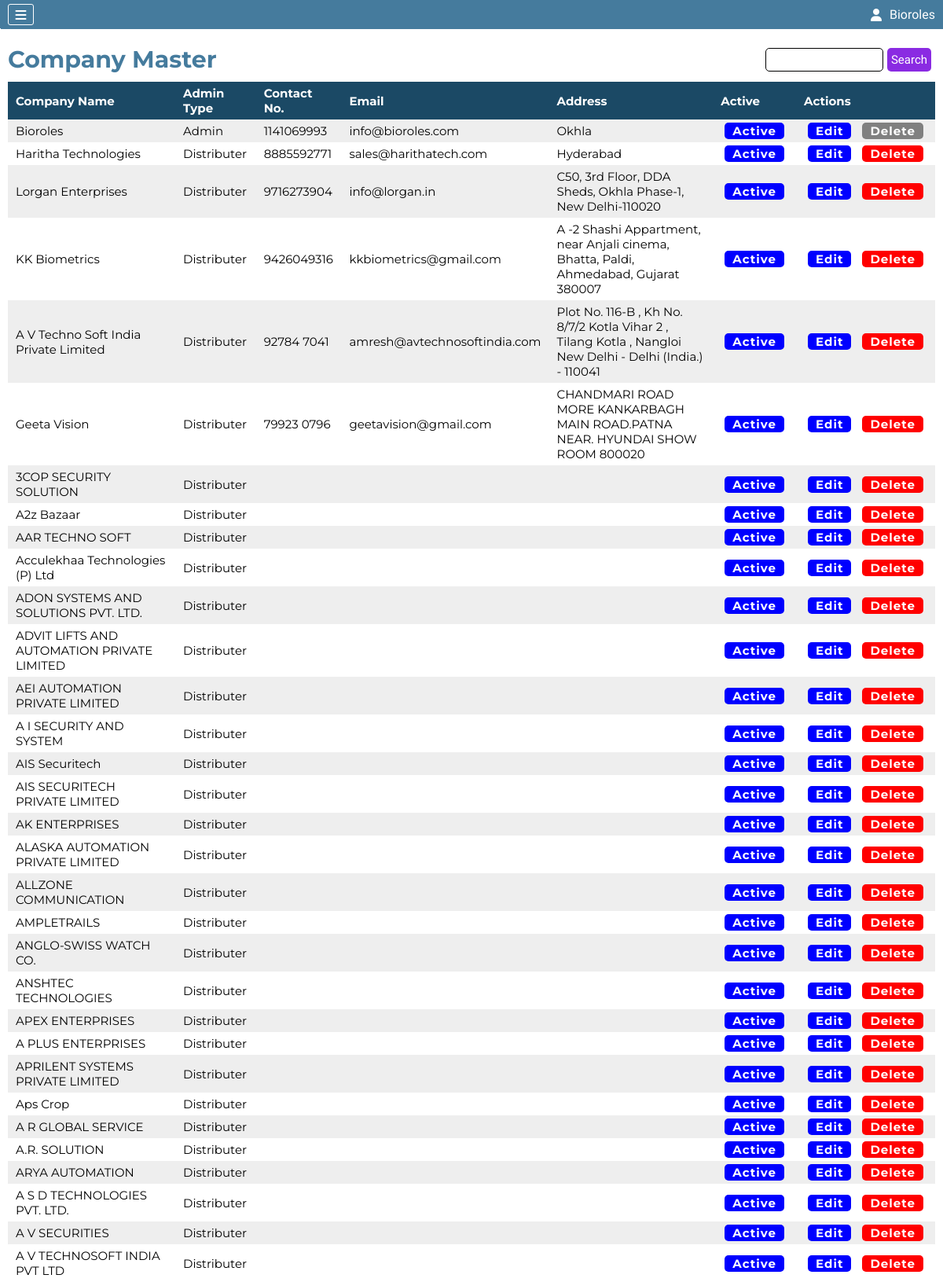
The page /company.php (signed in, upper part) on the database its author committed.
### tables this page shows
CREATE TABLE `company` (
  `Company_Id` int(11) NOT NULL AUTO_INCREMENT,
  `userId` int(11) NOT NULL DEFAULT 0,
  `Admin_Type` int(11) NOT NULL DEFAULT 2,
  `Active_Status` int(11) NOT NULL DEFAULT 1,
  `Approvel` int(11) DEFAULT 0,
  `Company_Code` int(11) NOT NULL,
  `Company_Name` varchar(500) NOT NULL,
  `Company_Phone` varchar(100) NOT NULL DEFAULT '',
  `Company_Email` varchar(50) NOT NULL DEFAULT '',
  `Company_Address` varchar(500) NOT NULL,
  `Company_Username` varchar(500) NOT NULL,
  `Company_Password` varchar(100) NOT NULL,
  `Company_GST` varchar(25) DEFAULT '',
  `Company_PAN` varchar(15) DEFAULT '',
  `Company_TAN` varchar(15) DEFAULT '',
  `Company_Licence` varchar(15) DEFAULT '',
  `Company_Registration` varchar(25) DEFAULT '',
  PRIMARY KEY (`Company_Id`),
  UNIQUE KEY `Company_Username` (`Company_Username`)
);

CREATE TABLE `category` (
  `Category_Id` int(11) NOT NULL AUTO_INCREMENT,
  `Category_Name` varchar(50) NOT NULL,
  PRIMARY KEY (`Category_Id`)
);

### company.php (the view, shortened to what this page needs)
<?php include "conn.php" ?>
<?php include "./components/header.php" ?>
<section class="companyPage">
    <div class="heading">
        <h2>Company Master</h2>
        <div class="search">
            <form action="" method="get">
                <input type="text" value="<?php echo isset($_GET['search'])?$_GET['search']:(isset($_POST['search'])?$_POST['search']:'') ?>" name="search" id="search">
                <input type="submit" value="Search">
            </form>
        </div>
    </div>
    <div class="companyContainer">
        <table>
            <thead>
                <tr>
                    <th>Company Name</th>
                    <th>Admin Type</th>
                    <th>Contact No.</th>
                    <th>Email</th>
                    <th>Address</th>
                    <th>Active</th>
                    <th>Actions</th>
                </tr>
            </thead>
            <tbody>
                <?php
                if(isset($_GET['search']) or isset($_POST['search'])){
                    $search=isset($_GET['search'])?$_GET['search']:$_POST['search'];
                    $sql="select * from company join category on company.`Admin_Type`=category.`Category_Id` where `Approvel`=1 and `Company_Name` like '%$search%'";
                }else{
                    $sql="select * from company join category on company.`Admin_Type`=category.`Category_Id` where `Approvel`=1";
                }
                $result=mysqli_query($conn,$sql);
                if(mysqli_num_rows($result)>0){
                    while($row=mysqli_fetch_assoc($result)){
                ?>
                <tr>
                    <td><?php echo $row['Company_Name'] ?></td>
                    <td><?php echo $row['Category_Name'] ?></td>
                    <td><?php echo $row['Company_Phone'] ?></td>
                    <td><?php echo $row['Company_Email'] ?></td>
                    <td><?php echo $row['Company_Address'] ?></td>
                    <td>
                    <?php
                        if($row['Admin_Type']==1){
                            $disables="pointer-events:none";
                        }else{
                            $disables="";
                        }
                    ?>
                    <?php
                    if(isset($_GET['search']) or isset($_POST['search'])){
                        $getSearch="search=$search&";
                    }else{
                        $getSearch="";
                    }
                    if($row['Active_Status']==1){
                    ?>
                        <a href="?<?php echo $getSearch ?>comactive=<?php echo $row['Company_Id'] ?>" style="background-color:blue;<?php echo $disables ?>"><?php echo "Active" ?></a>
                    <?php
                    }else{
                    ?>
                        <a href="?<?php echo $getSearch ?>comdeactive=<?php echo $row['Company_Id'] ?>" style="background-color:grey"><?php echo "Deactive" ?></a>
                    <?php
                    }
                    ?>
                    </td>
                    <td>
                        <?php
                        if($row['Admin_Type']==1){
                            $disable="style='pointer-events:none;background:grey'";
                        }else{
                            $disable="";
                        }
                        ?>
                        <a href="updateCompanyForm.php?<?php echo $getSearch ?>comId=<?php echo $row['Company_Id'] ?>">Edit</a>
                        <a href="company.php?<?php echo $getSearch ?>dcomId=<?php echo $row['Company_Id'] ?>" <?php echo $disable ?> style="background-color:red">Delete</a>
                </tr>
                <?php
                    }
                }else{
                ?>
                <tr>
                    <td colspan="10" style="text-align:center;font-size:20px">No Company Added</td>
                </tr>
                <?php
                }
                ?>
            </tbody>
        </table>
    </div>
</section>
<?php include "./components/footer.php" ?>

### components/header.php (shortened to what this page needs)
<?php
include "conn.php";
?>
<!DOCTYPE html>
<html lang="en">
<head>
    <link rel="stylesheet" href="./style/dashboard.css">
    <link rel="stylesheet" href="./style/buyProduct.css">
    <link rel="stylesheet" href="./style/buyProductForm.css">
    <link rel="stylesheet" href="./style/header.css">
    <link rel="stylesheet" href="./style/profile.css">
    <link rel="stylesheet" href="./style/header.css">
    <link rel="stylesheet" href="./style/company.css">
    <link rel="stylesheet" href="./style/updateCompanyForm.css">
    <link rel="stylesheet" href="./style/branch.css">
    <link rel="stylesheet" href="./style/updateBranchForm.css">
    <link rel="stylesheet" href="./style/category.css">
    <link rel="stylesheet" href="./style/addCategoryForm.css">
    <link rel="stylesheet" href="./style/updateCategoryForm.css">
    <link rel="stylesheet" href="./style/product.css">
    <link rel="stylesheet" href="./style/addProductForm.css">
    <link rel="stylesheet" href="./style/updateProductForm.css">
    <link rel="stylesheet" href="./style/myBranch.css">
    <link rel="stylesheet" href="./style/addMyBranchForm.css">
    <link rel="stylesheet" href="./style/updateMyBranchForm.css">
    <link rel="stylesheet" href="./style/updateMyBranchForm.css">
    <link rel="stylesheet" href="./style/PCategory.css">
    <link rel="stylesheet" href="./style/addPCategoryForm.css">
    <link rel="stylesheet" href="./style/updatePCategoryForm.css">
    <link rel="stylesheet" href="./style/orders.css">
    <link rel="stylesheet" href="./style/myOrders.css">
    <link rel="stylesheet" href="./style/cancelReason.css">
    <link rel="stylesheet" href="./style/product-category.css">
    <link rel="stylesheet" href="https://cdnjs.cloudflare.com/ajax/libs/font-awesome/6.4.0/css/all.min.css"
 />
</head>
<body>
    <header class="headerContainer">
        <div class="hamburger">
            <i class="fa-solid fa-bars"></i>
        </div>
        <?php
        if (isset($_SESSION['Company_Id'])) {
            $hcid = $_SESSION['Company_Id'];
            $hcSql = "select `Company_Name`,`Admin_Type` from company where `Company_Id`=$hcid";
            $hcResult = mysqli_query($conn, $hcSql);
            $hcRow = mysqli_fetch_assoc($hcResult);
        } elseif (isset($_SESSION['User_Id'])) {
            $huid = $_SESSION['User_Id'];
            $huSql = "select `Username`,`User_Permission` from users where `User_Id`=$huid";
            $huResult = mysqli_query($conn, $huSql);
            $huRow = mysqli_fetch_assoc($huResult);
        }
        ?>
        <div class="helloCompany" id="helloCompany">
            <i class="fa-solid fa-user"></i>
            <div>
                <?php echo isset($hcRow['Company_Name']) ? $hcRow['Company_Name'] : $huRow['Username'] ?>
            </div>
        </div>
    </header>
    <section class="mainContainer">

### style/dashboard.css (style rules this page uses)
form select,form input { font-family: 'Ubuntu', sans-serif; outline: none; border: 1px solid black; border-radius: 5px; padding: 3px 5px; font-size: 15px; }

### style/buyProduct.css (style rules this page uses)
body { background: #e7e6e6; }

### style/header.css (style rules this page uses)
* { margin: 0; padding: 0; box-sizing: border-box; }
.headerContainer { display: flex; justify-content: space-between; background-color: #457b9d ; padding: 5px 10px; font-family: 'Ubuntu', sans-serif; }
.headerContainer .hamburger { display: flex; justify-content: space-evenly; align-items: center; padding: 2px; border: 1px solid rgb(255, 255, 255); width: 33px; height: 27px; border-radius: 3px; transition-duration: 0.2s; }
.headerContainer .helloCompany { display: flex; justify-content: space-evenly; align-items: center; width: fit-content; cursor: pointer; transition-duration: 0.2s; color: white; }
.headerContainer .helloCompany div { margin-left: 10px; }
.mainContainer { display: flex; }
i.fa-solid.fa-bars { color: white; }
i.fa-solid.fa-user { margin-left: -3px; }

### style/company.css (style rules this page uses)
body { background: #e7e6e6; }
.companyPage { font-family: 'Montserrat', sans-serif; width: 100%; min-height: 750px; padding: 10px; }
.companyPage h2 { font-size: 30px; margin: 10px 0px; color: #457b9d; font-weight: 700; }
.heading { display: flex; justify-content: space-between; align-items: center; }
.companyPage .heading .search form { display: flex; }
.companyPage .heading .search form input { margin-right: 5px; height: 30px; }
.companyPage .heading .search form input[Type=text] { width: 150px; }
.companyPage .heading .search form input[Type=submit] { color: white; background-color: blueviolet; border: none; }
.companyPage .companyContainer { background-color: #ffffff; width: 100%; overflow: auto; }
.companyPage .companyContainer table { width: 100%; padding: 10px; }
.companyPage .companyContainer table th { text-align: left; font-size: 15px; padding: 5px 10px; }
.companyPage .companyContainer table td { font-size: 15px; padding: 5px 10px; }
table td a { margin: 0px 5px; background-color: blue; color: white; padding: 1px 10px; font-weight: bold; letter-spacing: 1px; text-decoration: none; border-radius: 5px; }
.companyPage .companyContainer table td:last-child, .categoryPage .companyContainer table th:last-child { text-align: left; width: 15%; }
table { border-collapse: collapse; border-spacing: 0; border-radius: 12px 12px 0px 0px; box-shadow: 0 12px 5pxrgba(32, 32, 32, .3); }
th { border-spacing: none; background: #1b4965; color: white; border-radius: none; }
tr:nth-child(odd) { background-color: #eeeeee }

### style/updateCompanyForm.css (style rules this page uses)
body { background: #e7e6e6; }

### style/branch.css (style rules this page uses)
body { background: #e7e6e6; }

### style/category.css (style rules this page uses)
body { background: #e7e6e6; }

### style/addCategoryForm.css (style rules this page uses)
body { background: #e7e6e6; }

### style/updateCategoryForm.css (style rules this page uses)
body { background: #e7e6e6; }

### style/product.css (style rules this page uses)
body { background: #e7e6e6; }

### style/addProductForm.css (style rules this page uses)
body { background: #ffffff; }

### style/myBranch.css (style rules this page uses)
body { background: #e7e6e6; }

### style/addMyBranchForm.css (style rules this page uses)
body { background: #e7e6e6; }

### style/updateMyBranchForm.css (style rules this page uses)
body { background: #e7e6e6; }

### style/PCategory.css (style rules this page uses)
body { background: #e7e6e6; }

### style/addPCategoryForm.css (style rules this page uses)
body { background: #e7e6e6; }

### style/orders.css (style rules this page uses)
input[type="submit"] { height: 40px; }

### style/myOrders.css (style rules this page uses)
body { background: #e7e6e6; }

### style/product-category.css (style rules this page uses)
body { background: #ffffff; }

### rows shown on the page
company: Company_Name "Bioroles", category.Category_Name "Admin", Company_Phone "1141069993", Company_Email "info@bioroles.com", Company_Address "Okhla"
company: Company_Name "Haritha Technologies", category.Category_Name "Distributer", Company_Phone "8885592771", Company_Email "sales@harithatech.com", Company_Address "Hyderabad"
company: Company_Name "Lorgan Enterprises", category.Category_Name "Distributer", Company_Phone "9716273904", Company_Email "info@lorgan.in", Company_Address "C50, 3rd Floor, DDA Sheds, Okhla Phase-1, New Delhi-110020"
company: Company_Name "KK Biometrics", category.Category_Name "Distributer", Company_Phone "9426049316", Company_Email "kkbiometrics@gmail.com", Company_Address "A -2 Shashi Appartment, near Anjali cinema, Bhatta, Paldi, Ahmedabad, Gujarat 380007"
company: Company_Name "A V Techno Soft India Private Limited", category.Category_Name "Distributer", Company_Phone "92784 7041", Company_Email "amresh@avtechnosoftindia.com", Company_Address "Plot No. 116-B , Kh No. 8/7/2 Kotla Vihar 2 , Tilang Kotla , Nangloi New Delhi - Delhi (India.) - 110041"
company: Company_Name "Geeta Vision", category.Category_Name "Distributer", Company_Phone "79923 0796", Company_Email "geetavision@gmail.com", Company_Address "CHANDMARI ROAD MORE KANKARBAGH MAIN ROAD.PATNA NEAR. HYUNDAI SHOW ROOM 800020"
company: Company_Name "3COP SECURITY SOLUTION", category.Category_Name "Distributer"
company: Company_Name "A2z Bazaar", category.Category_Name "Distributer"
company: Company_Name "AAR TECHNO SOFT", category.Category_Name "Distributer"
company: Company_Name "Acculekhaa Technologies (P) Ltd", category.Category_Name "Distributer"
company: Company_Name "ADON SYSTEMS AND SOLUTIONS PVT. LTD.", category.Category_Name "Distributer"
company: Company_Name "ADVIT LIFTS AND AUTOMATION PRIVATE LIMITED", category.Category_Name "Distributer"
company: Company_Name "AEI AUTOMATION PRIVATE LIMITED", category.Category_Name "Distributer"
company: Company_Name "A I SECURITY AND SYSTEM", category.Category_Name "Distributer"
company: Company_Name "AIS Securitech", category.Category_Name "Distributer"
company: Company_Name "AIS SECURITECH PRIVATE LIMITED", category.Category_Name "Distributer"
company: Company_Name "AK ENTERPRISES", category.Category_Name "Distributer"
company: Company_Name "ALASKA AUTOMATION PRIVATE LIMITED", category.Category_Name "Distributer"
company: Company_Name "ALLZONE COMMUNICATION", category.Category_Name "Distributer"
company: Company_Name "AMPLETRAILS", category.Category_Name "Distributer"
company: Company_Name "ANGLO-SWISS WATCH CO.", category.Category_Name "Distributer"
company: Company_Name "ANSHTEC TECHNOLOGIES", category.Category_Name "Distributer"
company: Company_Name "APEX ENTERPRISES", category.Category_Name "Distributer"
company: Company_Name "A PLUS ENTERPRISES", category.Category_Name "Distributer"
company: Company_Name "APRILENT SYSTEMS PRIVATE LIMITED", category.Category_Name "Distributer"
company: Company_Name "Aps Crop", category.Category_Name "Distributer"
company: Company_Name "A R GLOBAL SERVICE", category.Category_Name "Distributer"
company: Company_Name "A.R. SOLUTION", category.Category_Name "Distributer"
company: Company_Name "ARYA AUTOMATION", category.Category_Name "Distributer"
company: Company_Name "A S D TECHNOLOGIES PVT. LTD.", category.Category_Name "Distributer"
company: Company_Name "A V SECURITIES", category.Category_Name "Distributer"
company: Company_Name "A V TECHNOSOFT INDIA PVT LTD", category.Category_Name "Distributer"
